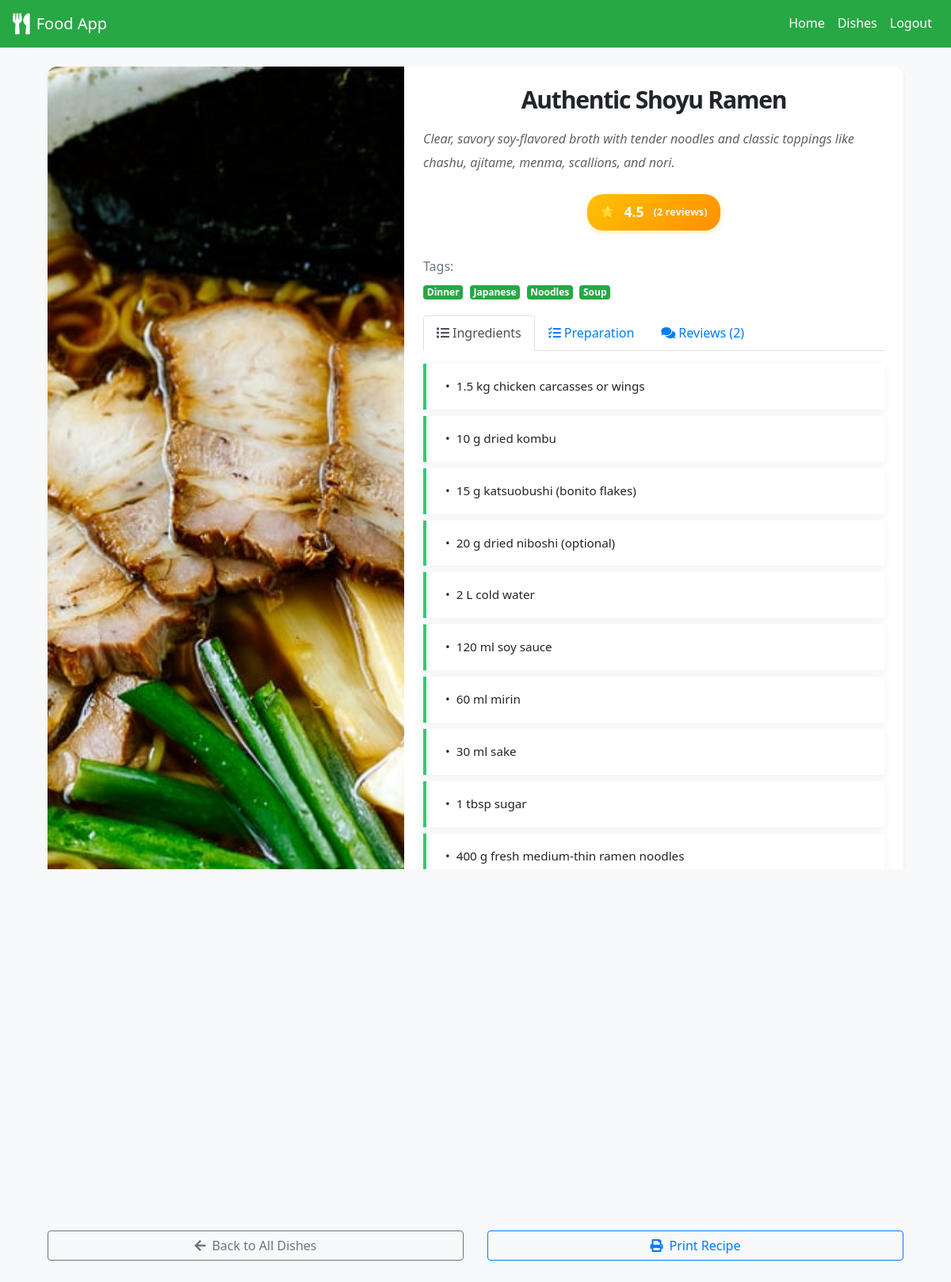
The app's page /dish/8 (signed in), older data.
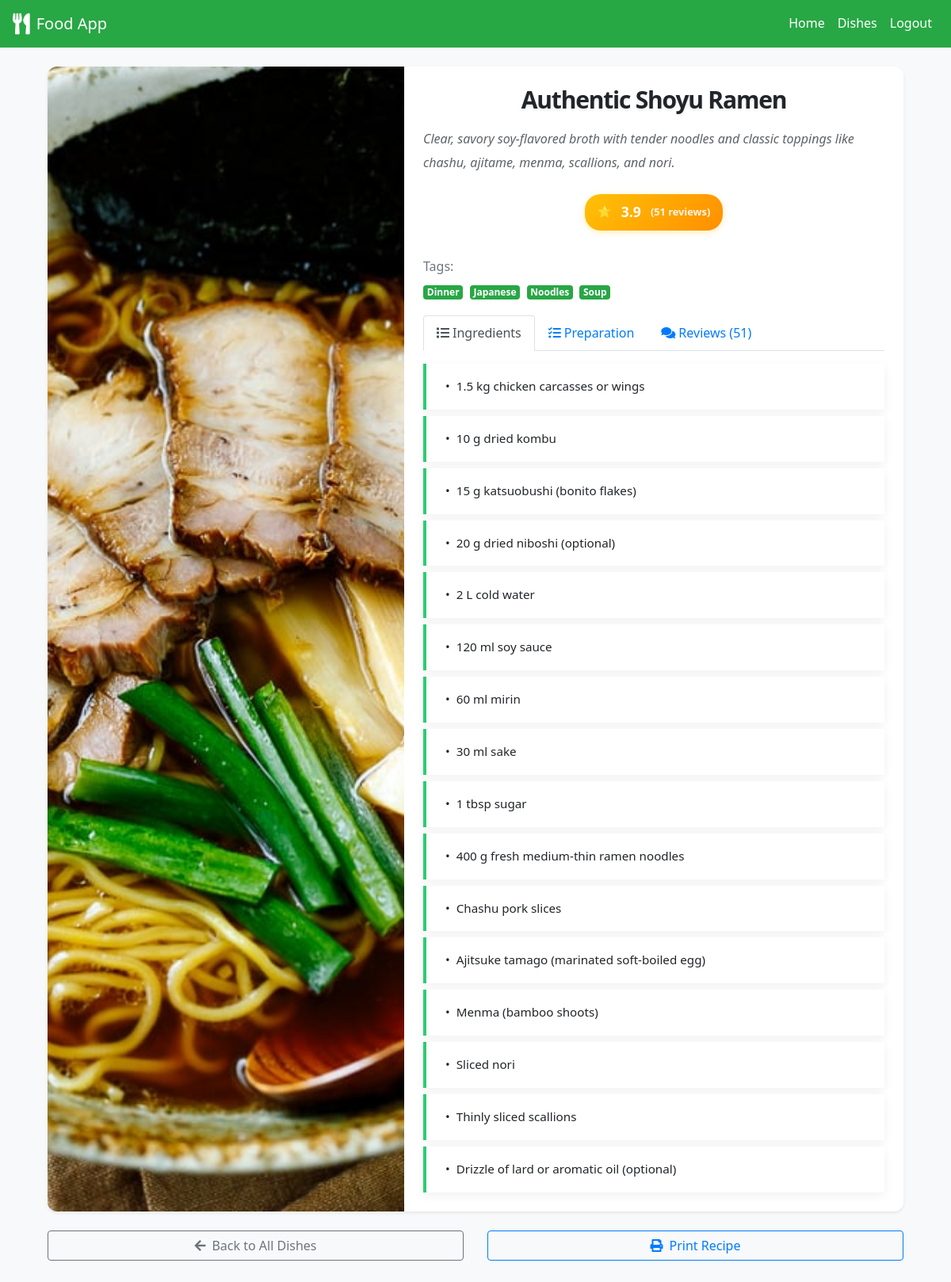
The same page, newer data.
### models.py (models this page shows, shortened)
class Dish(db.Model):
    __tablename__ = "dishes"
    id = db.Column(db.Integer, primary_key=True)
    name = db.Column(db.String(200), nullable=False, index=True)
    description = db.Column(db.Text)
    image = db.Column(db.String(200))
    avg_rating = db.Column(db.Float, default=0.0)
    created_at = db.Column(db.DateTime, default=datetime.utcnow)
    updated_at = db.Column(
        db.DateTime, default=datetime.utcnow, onupdate=datetime.utcnow
    )
    _ingredients = db.Column("ingredients", db.Text)
    _preparation = db.Column("preparation", db.Text)
    _tags = db.Column("tags", db.Text)
    reviews = db.relationship(
        "Review", backref="dish", lazy=True, cascade="all, delete-orphan"
    )
    @property
    def ingredients(self):
        return json.loads(self._ingredients) if self._ingredients else []
    @ingredients.setter
    def ingredients(self, value):
        self._ingredients = json.dumps(value) if value else None
    @property
    def preparation(self):
        return json.loads(self._preparation) if self._preparation else []
    @preparation.setter
    def preparation(self, value):
        self._preparation = json.dumps(value) if value else None
    @property
    def tags(self):
        return json.loads(self._tags) if self._tags else []
    @tags.setter
    def tags(self, value):
        self._tags = json.dumps(value) if value else None

### app.py (the view)
@app.route("/dish/<int:dish_id>")
@login_required
def dish_detail(dish_id):
    dish = Dish.query.get_or_404(dish_id)
    reviews = sorted(dish.reviews, key=lambda r: r.created_at, reverse=True)
    return render_template("dish_detail.html", dish=dish, reviews=reviews)

### app.py (called while the page is built)
@login_manager.user_loader
def load_user(user_id):
    return User.query.get(int(user_id))

### templates/dish_detail.html (shortened to what this page needs)
{% extends "base.html" %}
{% block content %}
<div class="container mb-5">
    <div class="card shadow-sm rounded-corners">
        <div class="row no-gutters">
            <div class="col-lg-5">
                <div class="card-img-container">
                    <img alt="{{ dish.name }}"
                         class="object-fit-cover rounded-left h-100"
                         src="{{ dish.image }}">
                </div>
            </div>
            <div class="col-lg-7">
                <div class="card-body">
                    <h2 class="card-title text-center mb-3">{{ dish.name }}</h2>
                    <p class="card-text mb-4"><em>{{ dish.description }}</em></p>
                    {% if dish.avg_rating and dish.avg_rating > 0 %}
                    <div class="dish-detail-rating">
                        <div class="rating-badge">
                            <span class="star">⭐</span>
                            {{ "%.1f"|format(dish.avg_rating) }}
                            <span class="count">({{ dish.reviews|length }} review{{ 's' if dish.reviews|length != 1 else '' }})</span>
                        </div>
                    </div>
                    {% elif dish.reviews|length == 0 %}
                    <div class="dish-detail-rating">
                        <div class="no-rating">
                            <i class="fas fa-star mr-1"></i>No reviews yet - be the first!
                        </div>
                    </div>
                    {% endif %}
                    {% if dish.tags %}
                    <div class="mb-3">
                        <h6 class="text-muted mb-2">Tags:</h6>
                        {% for tag in dish.tags %}
                        <span class="badge badge-success mr-1 mb-1">{{ tag }}</span>
                        {% endfor %}
                    </div>
                    {% endif %}
                    <ul class="nav nav-tabs" id="detailTabs" role="tablist">
                        <li class="nav-item">
                            <a class="nav-link active" data-toggle="tab"
                               href="#ingredients" id="ingredients-tab" role="tab">
                                <i class="fas fa-list mr-1"></i>Ingredients
                            </a>
                        </li>
                        <li class="nav-item">
                            <a class="nav-link" data-toggle="tab"
                               href="#preparation" id="preparation-tab" role="tab">
                                <i class="fas fa-tasks mr-1"></i>Preparation
                            </a>
                        </li>
                        <li class="nav-item">
                            <a class="nav-link" data-toggle="tab"
                               href="#reviews" id="reviews-tab" role="tab">
                                <i class="fas fa-comments mr-1"></i>Reviews ({{ dish.reviews|length }})
                            </a>
                        </li>
                    </ul>
                    <div class="tab-content mt-3" id="detailTabsContent">
                        <div class="tab-pane fade show active" id="ingredients" role="tabpanel">
                            {% if dish.ingredients %}
                            <ul class="list-group list-group-flush">
                                {% for ingredient in dish.ingredients %}
                                <li class="list-group-item d-flex align-items-start">
                                    <span class="bullet mr-2">•</span>{{ ingredient }}
                                </li>
                                {% endfor %}
                            </ul>
                            {% else %}
                            <p class="text-muted">No ingredients listed.</p>
                            {% endif %}
                        </div>
                            {% set user_review = dish.reviews|selectattr('author.id', 'equalto', current_user.id)|first %}
                    </div>
                </div>
            </div>
        </div>
    </div>
    <div class="row mt-4">
        <div class="col-md-6">
            <a href="{{ url_for('list_dishes') }}" class="btn btn-outline-secondary btn-block">
                <i class="fas fa-arrow-left mr-2"></i>Back to All Dishes
            </a>
        </div>
        <div class="col-md-6">
            <button onclick="window.print()" class="btn btn-outline-primary btn-block">
                <i class="fas fa-print mr-2"></i>Print Recipe
            </button>
        </div>
    </div>
</div>
{% endblock %}

### templates/base.html (shortened to what this page needs)
<!DOCTYPE html>
<html lang="en">
<head>
    <link href="https://stackpath.bootstrapcdn.com/bootstrap/4.5.2/css/bootstrap.min.css" rel="stylesheet">
    <link href="https://cdnjs.cloudflare.com/ajax/libs/font-awesome/5.15.3/css/all.min.css" rel="stylesheet">
    <link href="{{ url_for('static', filename='styles.css') }}" rel="stylesheet">
</head>
<body>
<nav class="navbar navbar-expand-lg navbar-light bg-success">
    <a class="navbar-brand text-white d-flex align-items-center" href="{{ url_for('index') }}">
        <i class="fas fa-utensils fa-lg mr-2"></i>
        Food App
    </a>
    <div class="collapse navbar-collapse" id="navbarNav">
        <ul class="navbar-nav ml-auto">
            <li class="nav-item">
                <a class="nav-link text-white" href="{{ url_for('index') }}">Home</a>
            </li>
            <li class="nav-item">
                <a class="nav-link text-white" href="{{ url_for('list_dishes') }}">Dishes</a>
            </li>
            {% if current_user.is_authenticated %}
            <li class="nav-item">
                <a class="nav-link text-white" href="{{ url_for('logout') }}">Logout</a>
            </li>
            {% endif %}
        </ul>
    </div>
</nav>
<div class="container mt-4">
    {% block content %}{% endblock %}
</div>
</body>
</html>

### static/styles.css (style rules this page uses)
:root { --primary-color: #0d6efd; --success-color: #2ecc71; --bg-light: #f8f9fa; --text-dark: #212529; --text-muted: #6c757d; --spacing-xs: 0.5rem; --spacing-sm: 1rem; --spacing-md: 1.5rem; --spacing-lg: 2rem; --card-radius: 0.75rem; --shadow-sm: 0 4px 12px rgba(0, 0, 0, 0.06); --shadow-md: 0 8px 24px rgba(0, 0, 0, 0.12); --shadow-hover: 0 2rem 4rem rgba(0, 0, 0, 0.12); --transition-duration: 0.2s; --easing-in-out: ease; --bp-sm: 576px; --bp-md: 768px; --bp-lg: 992px; }
* { box-sizing: border-box; transition: all var(--transition-duration) var(--easing-in-out); }
body { margin: 0; padding: 0; font-family: 'Segoe UI', Tahoma, Geneva, Verdana, sans-serif; font-size: 1rem; line-height: 1.7; background-color: var(--bg-light); color: var(--text-dark); }
.card { border: none; border-radius: var(--card-radius); background: #ffffff; box-shadow: var(--shadow-md); overflow: hidden; will-change: transform, box-shadow; transition: transform var(--transition-duration) var(--easing-in-out), box-shadow var(--transition-duration) var(--easing-in-out); }
.object-fit-cover { width: 100%; height: 100%; object-fit: cover; object-position: center center; display: block; }
.card-img-container { position: relative; width: 100%; height: 100%; }
.card-body { padding: calc(var(--spacing-lg) * 0.75); }
.card-title { font-size: clamp(1.5rem, 2.5vw, 2rem); font-weight: 700; margin-bottom: var(--spacing-sm); letter-spacing: -0.04em; text-shadow: 0 2px 4px rgba(0, 0, 0, 0.08); }
.card-text { font-size: 1rem; line-height: 1.9; color: #5e6368; margin-bottom: var(--spacing-md); }
.list-group-flush .list-group-item { display: flex; align-items: flex-start; padding: var(--spacing-sm) var(--spacing-md); font-size: 0.95rem; background-color: #ffffff; border: none; border-left: 4px solid var(--success-color); box-shadow: var(--shadow-sm); margin-bottom: var(--spacing-xs); transition: background-color var(--transition-duration) var(--easing-in-out); }
.list-group-flush .list-group-item:last-child { margin-bottom: 0; }
.mb-5 { margin-bottom: var(--spacing-lg) !important; }
.rating-badge { display: inline-flex; align-items: center; background: linear-gradient(135deg, #ffc107 0%, #ff8f00 100%); color: #fff; border-radius: 20px; padding: 0.25rem 0.75rem; font-size: 0.85rem; font-weight: 600; box-shadow: 0 2px 8px rgba(255, 193, 7, 0.3); margin-bottom: 0.75rem; transition: all 0.2s ease; }
.rating-badge .star { margin-right: 0.25rem; font-size: 0.9rem; }
.rating-badge .count { margin-left: 0.25rem; font-size: 0.8rem; opacity: 0.9; }
.dish-detail-rating { text-align: center; margin: 1.5rem 0; }
.dish-detail-rating .rating-badge { font-size: 1.1rem; padding: 0.5rem 1rem; display: inline-flex; align-items: center; gap: 0.5rem; }

Row changes from the older to the newer data that the page shows:
changed Dish "Authentic Shoyu Ramen": avg_rating "4.5" → "3.9"
Text that changed along with them:
{{ dish.reviews|length }}: "2" → "51"
new list line: "• Chashu pork slices"
new list line: "• Ajitsuke tamago (marinated soft-boiled egg)"
new list line: "• Menma (bamboo shoots)"
new list line: "• Sliced nori"
new list line: "• Thinly sliced scallions"
new list line: "• Drizzle of lard or aromatic oil (optional)"
